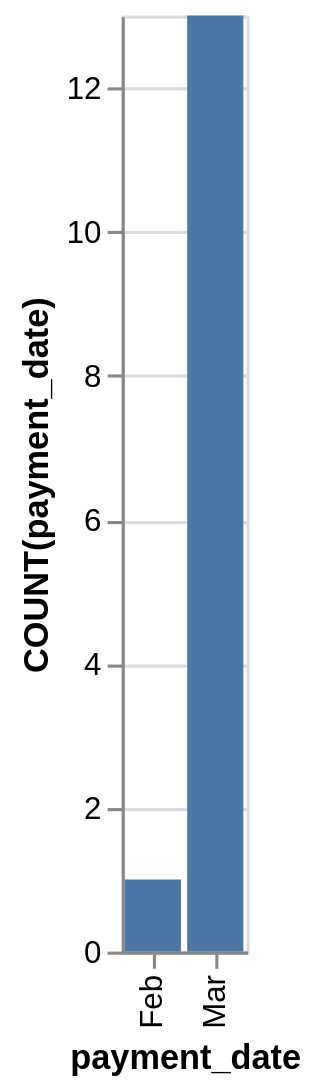

Write a Vega-Lite specification for this figure.
### Vega-Lite specification from a JSON file in a GitHub repository (floating-point values rounded to 4 significant figures)
{"data": {"values": [{"x_data": "Feb", "y_data": 1}, {"x_data": "Mar", "y_data": 13}]}, "mark": "bar", "encoding": {"x": {"field": "x_data", "type": "nominal", "title": "payment_date", "sort": {"op": "sum", "field": "y_data", "order": "ascending"}}, "y": {"field": "y_data", "type": "quantitative", "title": "COUNT(payment_date)"}}}
